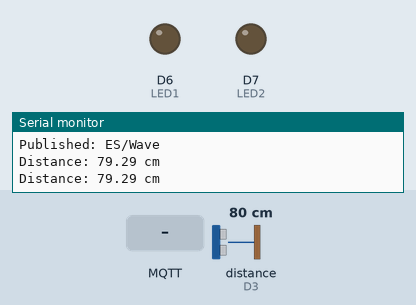
A sketch run on a simulated Arduino MKR. On the bench: output pins drawn as LEDs (lit = HIGH), the last lines printed to the serial monitor. Wiring (inferred from the names in the program): ultrasonic range finder: trigger D2; echo D3. Inputs (shaded band) come from the test bench; at power-on: distance to the obstacle (sensor on D3) 80 cm. The echo pulse lasts 58.3 µs per cm; WiFi joins after 1.5 s; servers stay silent unless stated; no MQTT or app messages arrive unless stated; pins used as bus, display or sensor lines are not drawn.

Above: at 2.7 s.
2.8 s: MQTT message "ES/Wave" arrives on the first subscribed topic
At 3.4 s:
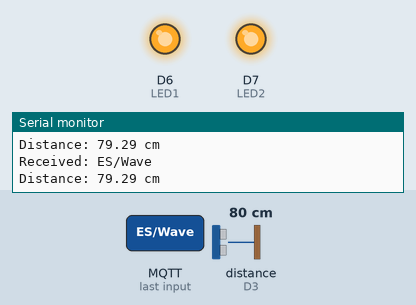
7.5 s: MQTT message "ES/Wave" arrives on the second subscribed topic
At 8.6 s:
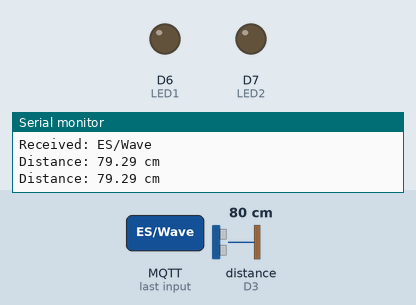
Timing chart, 0 to 10.0 s (numbered marks = the images above; inputs shaded):
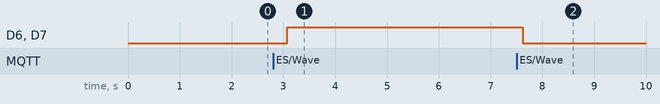

The sketch:

sketch_Task3.2C.ino
```cpp
#include <WiFiNINA.h>
#include <PubSubClient.h>

// WiFi
char ssid[] = "Manoj Krishna iphone";
char pass[] = "manojkrishna";

// MQTT
const char* broker = "broker.emqx.io";
WiFiClient wifiClient;
PubSubClient client(wifiClient);

// Pins
#define TRIG_PIN 2
#define ECHO_PIN 3
#define LED1 6
#define LED2 7

#define THRESHOLD 30

String myName = "Manoj";

// To track state
bool lastStateWave = false;

// MQTT receive
void callback(char* topic, byte* payload, unsigned int length) {
  String message = "";

  for (int i = 0; i < length; i++) {
    message += (char)payload[i];
  }

  Serial.print("Received: ");
  Serial.println(message);

  if (String(topic) == "ES/Wave") {
    digitalWrite(LED1, HIGH);
    digitalWrite(LED2, HIGH);
  }

  if (String(topic) == "ES/Pat") {
    digitalWrite(LED1, LOW);
    digitalWrite(LED2, LOW);
  }
}

void setup() {
  Serial.begin(9600);

  pinMode(TRIG_PIN, OUTPUT);
  pinMode(ECHO_PIN, INPUT);
  pinMode(LED1, OUTPUT);
  pinMode(LED2, OUTPUT);

  // Connect WiFi (simple way)
  Serial.print("Connecting WiFi");
  WiFi.begin(ssid, pass);

  while (WiFi.status() != WL_CONNECTED) {
    delay(1000);
    Serial.print(".");
  }

  Serial.println("\nWiFi Connected!");

  // MQTT setup
  client.setServer(broker, 1883);
  client.setCallback(callback);
}

void loop() {

  // -------- MQTT Connection --------
  if (!client.connected()) {
    Serial.print("Connecting MQTT...");

    if (client.connect("ManojClient")) {
      Serial.println("Connected!");

      client.subscribe("ES/Wave");
      client.subscribe("ES/Pat");

    } else {
      Serial.println("Failed, retrying...");
      delay(2000);
      return;
    }
  }

  client.loop();

  // -------- Ultrasonic Sensor --------
  long duration;
  float distance;

  digitalWrite(TRIG_PIN, LOW);
  delayMicroseconds(2);

  digitalWrite(TRIG_PIN, HIGH);
  delayMicroseconds(10);
  digitalWrite(TRIG_PIN, LOW);

  duration = pulseIn(ECHO_PIN, HIGH);
  distance = duration * 0.034 / 2;

  Serial.print("Distance: ");
  Serial.print(distance);
  Serial.println(" cm");

  // -------- Logic --------
  if (distance > THRESHOLD) {

    // WAVE
    if (!lastStateWave) {
      client.publish("ES/Wave", myName.c_str());
      Serial.println("Published: ES/Wave");
      lastStateWave = true;
    }

  } else {

    // PAT
    if (lastStateWave) {
      client.publish("ES/Pat", myName.c_str());
      Serial.println("Published: ES/Pat");
      lastStateWave = false;
    }
  }

  delay(500);
}
```

Measured:
- after the input at 2.8 s, D6 (LED1), D7 (LED2): LOW → HIGH after 0.27 s
- after the input at 7.5 s, D6 (LED1), D7 (LED2): HIGH → LOW after 0.12 s
